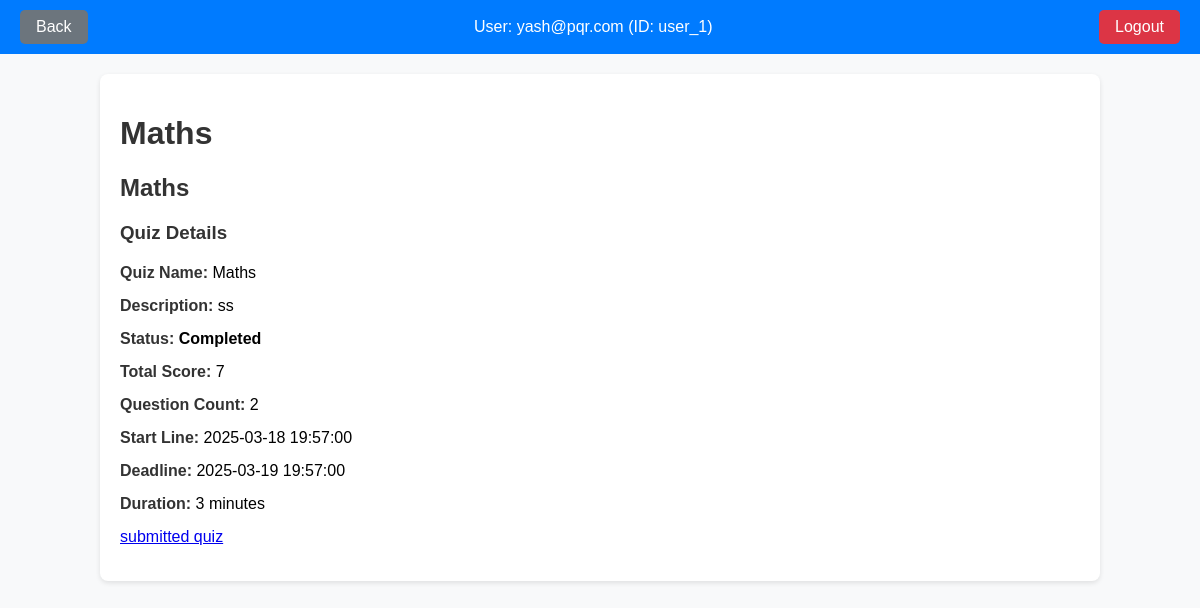
Page /dashboard/subject/1/chapter/1/quiz/1 (signed in) on the committed database.
### controllers/model.py (models this page shows)
class User(db.Model,UserMixin):
    __tablename__ = 'User'
    id = db.Column(db.Integer, primary_key=True, autoincrement=True)
    name = db.Column(db.String(100), nullable=False)
    email = db.Column(db.String(120), nullable=False, unique=True)
    password = db.Column(db.String(255), nullable=False)
    qualification = db.Column(db.String(100), nullable=True)
    dob = db.Column(db.Date, nullable=False)
    allow = db.Column(db.Boolean, nullable=False, default=False)

class Subject(db.Model):
    __tablename__ = 'Subject'
    id = db.Column(db.Integer, primary_key=True, autoincrement=True)
    name = db.Column(db.String(100), nullable=False)
    description = db.Column(db.Text)
    chapters = db.relationship('Chapter', backref='subject', lazy=True, cascade='all, delete-orphan')

class Chapter(db.Model):
    __tablename__ = 'Chapter'
    id = db.Column(db.Integer, primary_key=True, autoincrement=True)
    name = db.Column(db.String(100), nullable=False)
    description = db.Column(db.Text)
    subject_id = db.Column(db.Integer, db.ForeignKey('Subject.id', ondelete='CASCADE'), nullable=False)

class Quiz(db.Model):
    __tablename__ = 'Quiz'
    id = db.Column(db.Integer, primary_key=True, autoincrement=True)
    name = db.Column(db.String(100), nullable=False)
    description = db.Column(db.Text)
    chapter_id = db.Column(db.Integer, db.ForeignKey('Chapter.id', ondelete='CASCADE'), nullable=False)
    create_date = db.Column(db.DateTime, default=datetime.now(timezone.utc))
    startline = db.Column(db.DateTime, nullable=False)
    total_score = db.Column(db.Integer, nullable=False,default =0)
    duration = db.Column(db.Integer, nullable=False)
    deadline = db.Column(db.DateTime, nullable=False)
    status = db.Column(db.String(50), nullable=False, default="draft")
    approved = db.Column(db.Boolean, nullable=False, default=False)
    user_answers = db.relationship('UserAnswer', back_populates='quiz')

### app.py (the view)
@app.route('/dashboard/subject/<int:subject_id>/chapter/<int:chapter_id>/quiz/<int:quiz_id>',methods =['GET','POST'])
@login_required
def quiz_detail(subject_id, chapter_id,quiz_id):
    return quiz_Detail(subject_id, chapter_id,quiz_id)

### app.py (called while the page is built)
@login_manager.user_loader
def load_user(user_id):
    role, user_id = user_id.split("_")
    if role == 'admin':
        admin = Admin.query.get(int(user_id))
        if admin:
            return UserLogin(f"admin_{admin.id}", "admin",admin.email)
    elif role == 'user':
        user = User.query.get(int(user_id))
        if user:
            return UserLogin(f"user_{user.id}", "user",user.email)
    return None

### templates/user/quiz_detail.html (shortened to what this page needs)
<!DOCTYPE html>
<html lang="en">
<head>
</head>
<body>
    <div class="header">
        <a href="{{ url_for('user_quiz',subject_id=subject.id,chapter_id=chapter.id,quiz_id=quiz.id) }}"
            class="back-btn">Back</a>
        <div class="user-info">
            <span>User: {{ current_user.email }} (ID: {{ current_user.id }})</span>
        </div>
        <a href="{{ url_for('logout') }}" class="logout-btn">Logout</a>
    </div>
    <div class="container">
        <h1>{{ subject.name }}</h1>
        <h2>{{ chapter.name }}</h2>
        <h3>Quiz Details</h3>
        <div class="quiz-details">
            <div>
                <strong>Quiz Name:</strong> {{ quiz.name }}
            </div>
            <div>
                <strong>Description:</strong> {{ quiz.description }}
            </div>
            <div>
                <strong>Status:</strong>
                <span class="status">
                    {% if quiz.status == 'draft' %}
                    <span class="badge badge-warning">Draft</span>
                    {% elif quiz.status == 'scheduled' %}
                    <span class="badge badge-info">Scheduled</span>
                    {% elif quiz.status == 'ongoing' %}
                    <span class="badge badge-primary">Ongoing</span>
                    {% elif quiz.status == 'completed' %}
                    <span class="badge badge-success">Completed</span>
                    {% else %}
                    <span class="badge badge-secondary">Unknown</span>
                    {% endif %}
                </span>
            </div>
            <div>
                <strong>Total Score:</strong> {{ quiz.total_score }}
            </div>
            <div>
                <strong>Question Count:</strong> {{ question}}
            </div>
            <div>
                <strong>Start Line:</strong> {{ quiz.startline }}
            </div>
            <div>
                <strong>Deadline:</strong> {{ quiz.deadline }}
            </div>
            <div>
                <strong>Duration:</strong> {{ quiz.duration }} minutes
            </div>
            <div>
                {% if quiz.status == 'completed' %}
                <a href="{{ url_for('quiz_test', subject_id=subject.id,chapter_id=chapter.id,quiz_id=quiz.id) }}">submitted
                    quiz</a>
                {% endif %}
            </div>
        </div>
    </div>
</body>
</html>

### templates/user/quiz_detail.html (style rules this page uses)
body { font-family: Arial, sans-serif; margin: 0; padding: 0; background-color: #f8f9fa; }
.container { width: 80%; margin: 20px auto; background-color: white; padding: 20px; border-radius: 8px; box-shadow: 0 2px 5px rgba(0, 0, 0, 0.1); }
h1, h2, h3 { color: #333; }
.quiz-details { margin-top: 20px; }
.quiz-details div { margin-bottom: 15px; }
.quiz-details div strong { font-size: 16px; color: #333; }
.quiz-details .status { font-weight: bold; }
.header { display: flex; justify-content: space-between; align-items: center; padding: 10px 20px; background-color: #007bff; color: white; }
.header .user-info { font-size: 16px; }
.logout-btn { background-color: #dc3545; padding: 8px 16px; border-radius: 5px; text-decoration: none; color: white; }
.header .back-btn { background-color: #6c757d; padding: 8px 16px; border-radius: 5px; text-decoration: none; color: white; }

### rows in the picture
User: email "yash@pqr.com"
Subject: name "Maths"
Chapter: name "Maths"
Quiz: name "Maths", description "ss", total_score "7", startline "2025-03-18 19:57:00", deadline "2025-03-19 19:57:00", duration "3"

### other values in the picture
{{ current_user.id }} "user_1"
{{ question }} "2"
